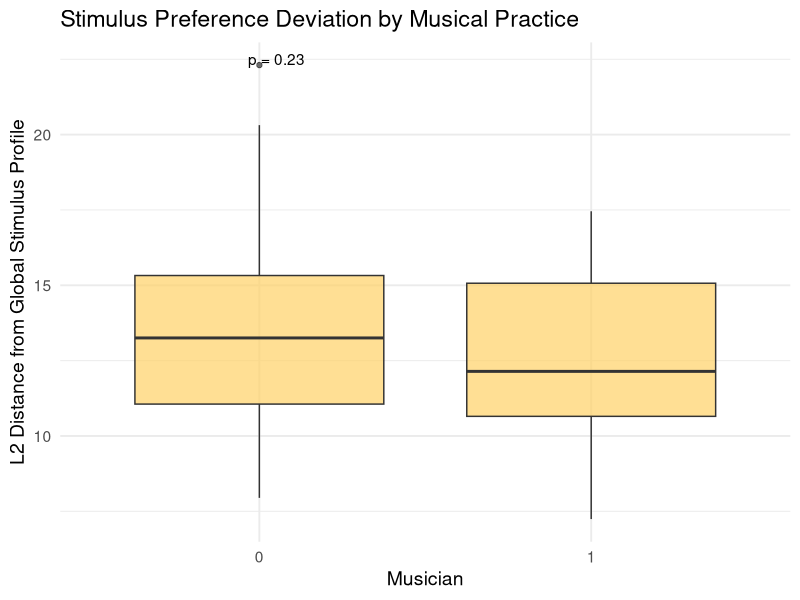

This chart was generated by the following R code:
library(tidyverse)
library(ggpubr)

# Charger les données
df <- read.csv("full_questionnaire_data.csv")

# Sélectionner les colonnes des stims
stim_vars <- grep("^stim_", names(df), value = TRUE)

# Supprimer les lignes avec tous les stims manquants
df <- df %>%
  filter(rowSums(is.na(select(., all_of(stim_vars)))) < length(stim_vars))

# Calculer la moyenne globale pour chaque stim
global_means <- df %>%
  select(all_of(stim_vars)) %>%
  summarise(across(everything(), ~mean(., na.rm = TRUE)))

# Calculer la distance L2 pour chaque participant
df$L2_distance <- apply(df[, stim_vars], 1, function(x) {
  sqrt(sum((x - global_means)^2, na.rm = TRUE))
})

# Nettoyer la variable Musician
df$Musician <- as.factor(df$Musician)

# Plot avec test statistique
ggplot(df, aes(x = Musician, y = L2_distance)) +
  geom_boxplot(fill = "#FFD166", alpha = 0.7) +
  stat_compare_means(method = ifelse(nlevels(df$Musician) == 2, "wilcox.test", "kruskal.test"),
                     label = "p.format") +
  theme_minimal(base_size = 14) +
  labs(x = "Musician", y = "L2 Distance from Global Stimulus Profile",
       title = "Stimulus Preference Deviation by Musical Practice")
